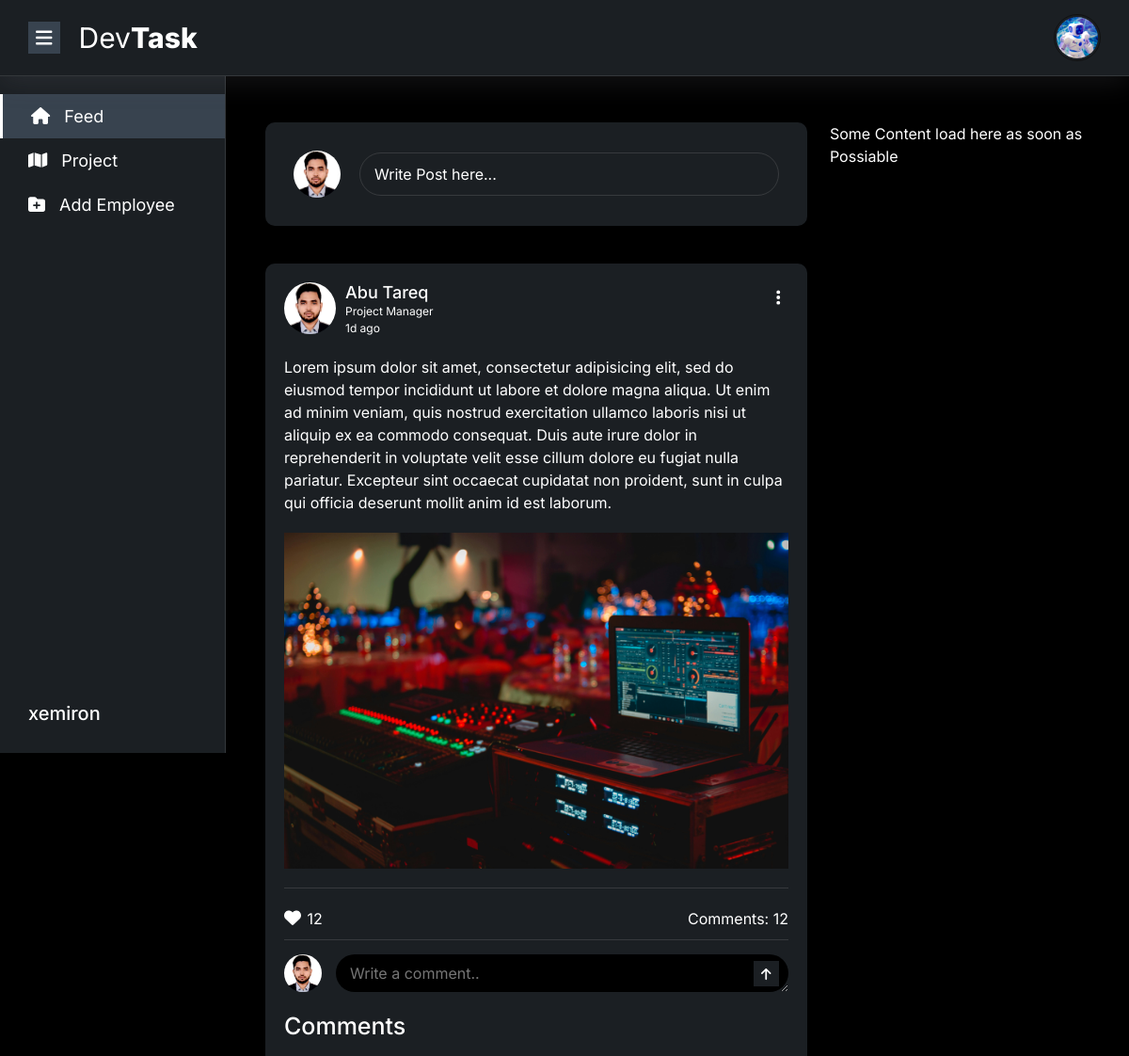
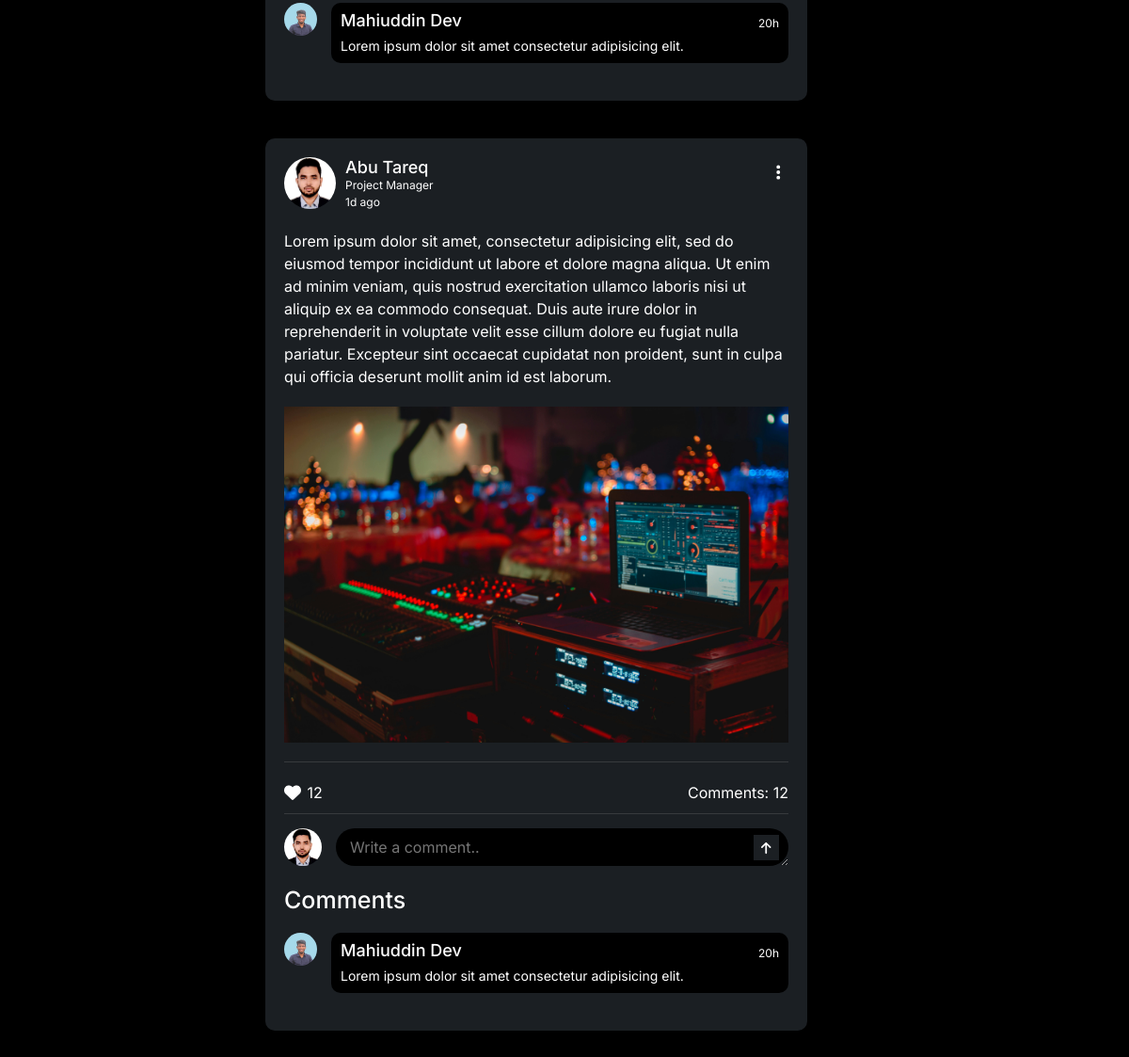
Page / (signed in) on the committed database (2 pictures, top to bottom).
### account/models.py (models this page shows, shortened)
class User(AbstractUser):
    ROLE_CHOICES = [
        ('owner', 'Owner'),
        ('manager', 'Manager'),
        ('employee', 'Employee'),
    ]
    role = models.CharField(max_length=20, choices=ROLE_CHOICES, default='owner')
    image = models.ImageField(upload_to='profile/', default='../static/images/bot.jpg')
    company = models.CharField(max_length=255)
    position = models.CharField(max_length=255, blank=True, null=True)

### main/views.py (the view)
# urls.py: path('', views.home, name='home'),
@login_required(login_url='signup')
def home(request):
    return render(request,'index.html')

### templates/index.html (shortened to what this page needs)
{% extends "base.html" %}
{% load static %}
{% block main %}
	<div class="container">
		<div class="row">
			<div class="col-md-8">
				<div class="home-post-sec">
					<div class="add-post-sec">
						<img src="{% static 'images/tareq.png' %}" alt="">
						<div class="w-100">
							<button data-bs-toggle="modal" data-bs-target="#exampleModal">Write Post here...</button>
						</div>
					</div>
					<div class="all-post-main">
						<div class="single-post-home">
							<div class="post-author">
								<img src="{% static 'images/tareq.png' %}" alt="">
								<div class="d-flex justify-content-between w-100">
									<div>
										<h3>Abu Tareq</h3>
										<p>Project Manager</p>
										<p>1d ago</p>
									</div>
									<div class="ellipse-btn position-relative">
										<button id="post-edit-btn"><i class="fa-solid fa-ellipsis-vertical"></i></button>
									</div>
								</div>
							</div>
							<div class="post-body">
								<p>Lorem ipsum dolor sit amet, consectetur adipisicing elit, sed do eiusmod tempor incididunt ut labore et dolore magna aliqua. Ut enim ad minim veniam, quis nostrud exercitation ullamco laboris nisi ut aliquip ex ea commodo consequat. Duis aute irure dolor in reprehenderit in voluptate velit esse cillum dolore eu fugiat nulla pariatur. Excepteur sint occaecat cupidatat non proident, sunt in culpa qui officia deserunt mollit anim id est laborum.</p>
								<img src="{% static 'images/pexels-alxs-919734.jpg' %}" alt="">
							</div>
							<div class="post-like-comments">
								<div class="post-like">
									<i class="fa-solid fa-heart"></i>
									<span>12</span>
								</div>
								<div class="post-comment">
									<span>Comments:</span>
									<span>12</span>
								</div>
							</div>
							<div class="write-comments">
								<form>
									<div class="write-com-input">
										<img src="{% static 'images/tareq.png' %}" alt="">
										<div class="w-100 position-relative">
											<textarea name="" id="" class="write-message-input" placeholder="Write a comment.." rows="1" contenteditable></textarea>
											<button type="submit"><i class="fa-solid fa-arrow-up"></i></button>
										</div>
									</div>
								</form>
							</div>
							<div class="all-comments">
								<h2>Comments</h2>
								<div class="single-comment">
									<img src="{% static 'images/mahiuddin.png' %}" alt="">
									<div class="comment-text">
										<div>
											<h3>Mahiuddin Dev</h3>
											<p>Lorem ipsum dolor sit amet consectetur adipisicing elit.</p>
										</div>
										<div>
											<span>20h</span>
										</div>
									</div>
								</div>
							</div>
						</div>
						<div class="single-post-home">
							<div class="post-author">
								<img src="{% static 'images/tareq.png' %}" alt="">
								<div class="d-flex justify-content-between w-100">
									<div>
										<h3>Abu Tareq</h3>
										<p>Project Manager</p>
										<p>1d ago</p>
									</div>
									<div class="ellipse-btn position-relative">
										<button id="post-edit-btn"><i class="fa-solid fa-ellipsis-vertical"></i></button>
									</div>
								</div>
							</div>
							<div class="post-body">
								<p>Lorem ipsum dolor sit amet, consectetur adipisicing elit, sed do eiusmod tempor incididunt ut labore et dolore magna aliqua. Ut enim ad minim veniam, quis nostrud exercitation ullamco laboris nisi ut aliquip ex ea commodo consequat. Duis aute irure dolor in reprehenderit in voluptate velit esse cillum dolore eu fugiat nulla pariatur. Excepteur sint occaecat cupidatat non proident, sunt in culpa qui officia deserunt mollit anim id est laborum.</p>
								<img src="{% static 'images/pexels-alxs-919734.jpg' %}" alt="">
							</div>
							<div class="post-like-comments">
								<div class="post-like">
									<i class="fa-solid fa-heart"></i>
									<span>12</span>
								</div>
								<div class="post-comment">
									<span>Comments:</span>
									<span>12</span>
								</div>
							</div>
							<div class="write-comments">
								<form>
									<div class="write-com-input">
										<img src="{% static 'images/tareq.png' %}" alt="">
										<div class="w-100 position-relative">
											<textarea name="" id="" class="write-message-input" placeholder="Write a comment.." rows="1" contenteditable></textarea>
											<button type="submit"><i class="fa-solid fa-arrow-up"></i></button>
										</div>
									</div>
								</form>
							</div>
							<div class="all-comments">
								<h2>Comments</h2>
								<div class="single-comment">
									<img src="{% static 'images/mahiuddin.png' %}" alt="">
									<div class="comment-text">
										<div>
											<h3>Mahiuddin Dev</h3>
											<p>Lorem ipsum dolor sit amet consectetur adipisicing elit.</p>
										</div>
										<div>
											<span>20h</span>
										</div>
									</div>
								</div>
							</div>
						</div>
					</div>
				</div>
			</div>
			<div class="col-md-4">Some Content load here as soon as Possiable</div>
		</div>
	</div>
	{% endblock main %}

### templates/base.html (shortened to what this page needs)
{% load static %}
<!DOCTYPE html>
<html lang="en">
<head>
	<link rel="stylesheet" type="text/css" href="https://cdn.jsdelivr.net/npm/toastify-js/src/toastify.min.css">
	<link rel="stylesheet" href="{% static 'css/bootstrap.min.css' %}">
	<link rel="stylesheet" href="{% static 'css/all.min.css' %}">
	<link rel="stylesheet" href="{% static 'css/style.css' %}">
	<link rel="stylesheet" href="{% static 'css/responsive.css' %}">
</head>
<body>
	<header>
		<div class="container-custom">
			<div class="row">
				<div class="col-12">
					<div class="header-main">
						<div class="header-left">
							<button id="menu-btn"><i class="fa-solid fa-bars"></i></button>
							<div class="header-logo">
								<a href="{% url 'home' %}">
									<h2>Dev<span>Task</span></h2>
								</a>
							</div>
						</div>
						<div class="header-right d-flex align-items-center gap-1">
							{% if request.user.is_authenticated %}
								<div class="header-profile">
									<img src="{{ request.user.image.url }}" id="profile-open-btn" alt="">
								</div>
							{% else %}
								<div>
									<a href="{% url 'signup' %}" class="primary-button text-white"> Login</a>
								</div>
							{% endif %}
							</div>
						</div>
					</div>
				</div>
			</div>
	</header>
	<section>
		<div class="main-body-layout">
			<aside id="aside" class="width-20">
				<div class="aside-menu-item">
					<ul>
						<li>
							<a href="{% url 'home' %}" {% if request.path == '/' %} class="active" {% endif %}>
								<i class="fa-solid fa-house"></i>
								Feed
							</a>
						</li>
						<li>
							<a href="{% url 'project' %}" {% if request.path == '/project/' %} class="active" {% endif %}>
								<i class="fa-solid fa-map"></i>
								Project
							</a>
						</li>
						{% if user.role == 'owner' %}
							<li>
								<a href="{% url 'employee' %}" {% if request.path == '/employee/' %} class="active" {% endif %}>
									<i class="fa-solid fa-folder-plus"></i>
									Add Employee
								</a>
							</li>
						{% endif %}
					</ul>
				</div>
				<div class="company-name">
					<h2>{{request.user.company}}</h2>
				</div>
			</aside>
			<main id="main" class="margin-20">
				{% block main %}
				{% endblock main %}
			</main>
		</div>
	</section>
</body>
</html>

### rows in the picture
User: user.image (picture), user.company "xemiron"
